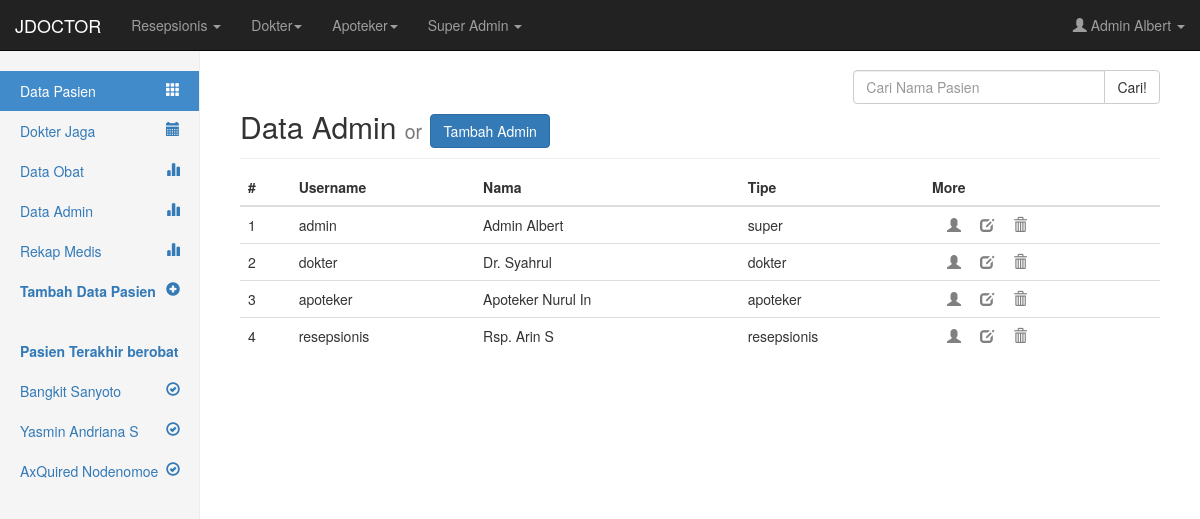
Page /medis/front.php?ur=tampil_admin (signed in) on the committed database.
### tables this page shows
CREATE TABLE IF NOT EXISTS `pasien` (
  `id_pasien` int(5) NOT NULL,
  `nama_lengkap` varchar(100) NOT NULL,
  `tempat_lahir` varchar(100) NOT NULL,
  `tanggal_lahir` date NOT NULL,
  `jenis_kelamin` varchar(40) NOT NULL,
  `alamat` text NOT NULL,
  `telepon` varchar(15) NOT NULL,
  `pekerjaan` varchar(100) NOT NULL,
  `nama_kk` varchar(50) NOT NULL,
  `tanggal_daftar` date NOT NULL
);

### medis/conn/db.php (called while the page is built, shortened)
<?php
class db
{
	function __construct()
	{
		$this->conn=mysql_connect(hostname,username,password) or die("gagal koneksi");
	}
	function BuatQuery($query)
	{
		$this->result=mysql_query($query,$this->conn);
		return $this->result;
	}
	function BuatArray()
	{
		$this->row=mysql_fetch_array($this->result);
		return $this->row;
	}
}
?>

### medis/data/tampil_admin.php (the view)
<h2 class="sub-header">Data Admin <small>or</small> <a href="?ur=tambah_admin" class="btn btn-primary">Tambah Admin</a></h2>
<div class="table-responsive">
<table class="table table-hover">
  <thead>
	<tr>
	  <th>#</th>
	  <th>Username</th>
	  <th>Nama</th>
	  <th>Tipe</th>
	  <th>More</th>
	</tr>
  </thead>
  <tbody>
	<?php
		$data = new db;
		$num=1;
		$data->BuatQuery("SELECT * FROM admin");
		while($tampil=$data->BuatArray()){
	?>
	<tr>
		  <td><?php echo $num;?></td>
		  <td><?php echo $tampil[user]; ?></td>
		  <td><?php echo $tampil[nama]; ?></td>
		  <td><?php echo $tampil[tipe]; ?></td>
		  <td>
			<a href="?ur=tampil_admin_lengkap&id_admin=<?php echo $tampil[id_admin]; ?>" class="more" title="Detail"><span class="glyphicon glyphicon-user"></span></a>
			<a href="?ur=ubah_admin&edID=<?php echo $tampil[id_admin]; ?>" class="more" title="Ubah"><span class="glyphicon glyphicon-edit"></span></a>
			<a onclick="return confirm('Hapus ?');" href="?ur=hapus_admin__&delID=<?php echo $tampil[id_admin]; ?>" class="more" title="Hapus"><span class="glyphicon glyphicon-trash"></span></a>
		  </td>
		</tr>
	<?php
		$num +=1;
		}
	?>
  </tbody>
</table>
</div>

### medis/front.php (shortened to what this page needs)
<?php
	include("conn/db.php");
  if(empty($_SESSION[user]) || empty($_SESSION[passw])){
    header("location: ../login.php");
	} else {
?>
<!DOCTYPE html>
<html lang="en">
<head>
    <link href="../../bs3_dist/css/bootstrap.min.css" rel="stylesheet">
    <link href="dashboard.css" rel="stylesheet">
  </head>
  <body>
	<?php
    include("navbar.php");
	?>
    <div class="container-fluid">
      <div class="row">
        <div class="col-sm-3 col-md-2 sidebar">
          <ul class="nav nav-sidebar">
            <li id="side-overview" class="active"><a href="?ur=tampil_pasien"><i class="pull-right glyphicon glyphicon-th"></i> Data Pasien</a></li>
			<li id="side-dokter"><a href="?ur=tampil_dokter"><i class="pull-right glyphicon glyphicon-calendar"></i>Dokter Jaga</a></li>
			<li id="side-pasien"><a href="?ur=tampil_obat"><i class="pull-right glyphicon glyphicon-stats"></i> Data Obat</a></li>
      <li id="side-admin"><a href="?ur=tampil_admin"><i class="pull-right glyphicon glyphicon-stats"></i> Data Admin</a></li>
      <li id="side-admin"><a href="?ur=tampil_rekap"><i class="pull-right glyphicon glyphicon-stats"></i> Rekap Medis</a></li>
            <li id="side-tambah"><a href="?ur=tambah_pasien"><i class="pull-right glyphicon glyphicon-plus-sign"></i> <strong>Tambah Data Pasien</strong></a></li>
          </ul>
          <ul class="nav nav-sidebar">
            <li><a href="#"><strong>Pasien Terakhir berobat</strong></a></li>
            <?php
              $riwayat = new db;
              $riwayat->BuatQuery("SELECT DISTINCT id_pasien FROM riwayat ORDER BY tanggal_berobat DESC LIMIT 4");
              WHILE($tampil_riwayat=$riwayat->BuatArray()){
                $pasien = new db;
                $pasien->BuatQuery("SELECT * FROM pasien WHERE id_pasien='$tampil_riwayat[id_pasien]'");
                $tampil_pasien = $pasien->BuatArray();
              ?>
                <li><a href="?ur=tampil_pasien_lengkap&id_pasien=<?php echo $tampil_riwayat[id_pasien]; ?>"><span class="pull-right glyphicon glyphicon-ok-circle"></span> <?php echo $tampil_pasien[nama_lengkap]; ?></a></li>
              <?php
                };
              ?>
          </ul>
        </div>
        <div class="col-sm-9 col-sm-offset-3 col-md-10 col-md-offset-2 main">
          <form class="form" method="post" action="?ur=search_result_pasien">
              <div class="input-group col-md-4 pull-right">
                  <input name="cari_pasien" type="text" class="form-control" placeholder="Cari Nama Pasien">
                  <span class="input-group-btn">
                    <button class="btn btn-default" type="submit">Cari!</button>
                  </span>
              </div>
          </form>
          <br>
			<?php
        include ("perijinan.php");
			?>
		</div>
      </div>
    </div>
  </body>
</html>
<?php   };  ?>

### medis/dashboard.css (style rules this page uses)
body { padding:0; padding-top: 50px; background-color:#FFF; margin: 0; }
.sub-header { padding-bottom: 10px; border-bottom: 1px solid #eee; }
.sidebar { display: none; }
a.more { padding-left: 15px; color: grey; font-size: 1em; }
@media (min-width: 768px) { .sidebar { position: fixed; top: 51px; bottom: 0; left: 0; z-index: 1000; display: block; padding: 20px; overflow-x: hidden; overflow-y: auto; background-color: #f5f5f5; border-right: 1px solid #eee; } }
.nav-sidebar { margin-right: -21px; margin-bottom: 20px; margin-left: -20px; }
.nav-sidebar > li > a { padding-right: 20px; padding-left: 20px; }
.nav-sidebar > .active > a { color: #fff; background-color: #428bca; }
.main { padding: 20px; }
@media (min-width: 768px) { .main { padding-right: 40px; padding-left: 40px; } }

### rows in the picture
pasien: nama_lengkap "Bangkit Sanyoto"
pasien: nama_lengkap "Yasmin Andriana S"
pasien: nama_lengkap "AxQuired Nodenomoe"

### other values in the picture
$_SESSION[nama] "Admin Albert"
$tampil[user] "admin"
$tampil[nama] "Admin Albert"
$tampil[tipe] "super"
$tampil[user] "dokter"
$tampil[nama] "Dr. Syahrul"
$tampil[tipe] "dokter"
$tampil[user] "apoteker"
$tampil[nama] "Apoteker Nurul In"
$tampil[tipe] "apoteker"
$tampil[user] "resepsionis"
$tampil[nama] "Rsp. Arin S"
$tampil[tipe] "resepsionis"
